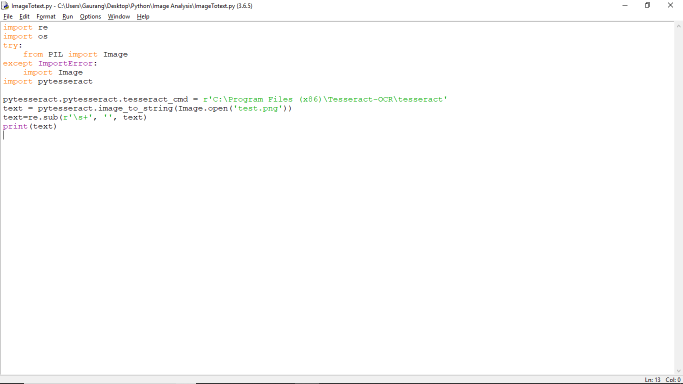
#> input picture Get All Images/test.png, 1366 x 768 px (shown at 1/2 size)
$ python -i All.py   (imports and definitions only)   (older library calls are emulated)
#> lines starting #> are read from the running program, lines starting #| are printed output that depends on the picture; after the words box and inside, x2 and y2 are one past the last pixel; in counts of white or black regions, pixels touching at a corner belong together
import cv2
import pytesseract
import numpy as np
import re
import os, sys
try:
    from PIL import Image
except ImportError:
    import Image
import pytesseract


# [64 lines left out: functions boxeveryword, boundingbox, not called in this run]


def opencv_gray(image):
     image = cv2.imread(image)
     gray_image = cv2.cvtColor(image, cv2.COLOR_BGR2GRAY)
     cv2.imshow("Original", image)
     cv2.imshow("Original- gray", gray_image)
     cv2.waitKey(0)
     cv2.destroyAllWindows()


def resize(image):
     img = Image.open(image) # image extension *.png,*.jpg
     new_width  = 200
     new_height = 300
     img = img.resize((new_width, new_height), Image.ANTIALIAS)
     img.save(image)
     opencv_gray(image)


def rotate(image_path, degrees_to_rotate, saved_location):
    """
    Rotate the given photo the amount of given degreesk, show it and save it

    @param image_path: The path to the image to edit
    @param degrees_to_rotate: The number of degrees to rotate the image
    @param saved_location: Path to save the cropped image
    """
    image_obj = Image.open(image_path)
    rotated_image = image_obj.rotate(degrees_to_rotate)
    rotated_image.save(saved_location)
    rotated_image.show()
    resize(image_path)

# [8 lines left out: function rotate_2, not called in this run]


def flip_image(image, saved_location):
    """
    Flip or mirror the image

    @param image_path: The path to the image to edit
    @param saved_location: Path to save the cropped image
    """
    image_obj = Image.open(image)
    rotated_image = image_obj.transpose(Image.FLIP_LEFT_RIGHT)
    rotated_image.save(saved_location)
    rotated_image.show()
    rotate(image, 90, image)

def noisecancel(image):
     #noise cancellation

     # load color image
     im = cv2.imread(image)

     # smooth the image with alternative closing and opening
     # with an enlarging kernel
     morph = im.copy()

     kernel = cv2.getStructuringElement(cv2.MORPH_RECT, (1, 1))
     morph = cv2.morphologyEx(morph, cv2.MORPH_CLOSE, kernel)
     morph = cv2.morphologyEx(morph, cv2.MORPH_OPEN, kernel)

     kernel = cv2.getStructuringElement(cv2.MORPH_RECT, (2, 2))

     # take morphological gradient
     gradient_image = cv2.morphologyEx(morph, cv2.MORPH_GRADIENT, kernel)

     # split the gradient image into channels
     image_channels = np.split(np.asarray(gradient_image), 3, axis=2)

     channel_height, channel_width, _ = image_channels[0].shape

     # apply Otsu threshold to each channel
     for i in range(0, 3):
         _, image_channels[i] = cv2.threshold(~image_channels[i], 0, 255, cv2.THRESH_OTSU | cv2.THRESH_BINARY)
         image_channels[i] = np.reshape(image_channels[i], newshape=(channel_height, channel_width, 1))

     # merge the channels
     image_channels = np.concatenate((image_channels[0], image_channels[1], image_channels[2]), axis=2)

     # save the denoised image
     noise = cv2.imwrite(image, image_channels)
     #cv2.imshow('Noise.png',image_channels)
     flip_image(image , image)


def sharp(image):
     #Linux window/threading setup code.
     cv2.startWindowThread()
     cv2.namedWindow("Original")
     cv2.namedWindow("Sharpen")

     #Load source / input image as grayscale, also works on color images...
     imgIn = cv2.imread(image, cv2.IMREAD_GRAYSCALE)
     cv2.imshow("Original", imgIn)


     #Create the identity filter, but with the 1 shifted to the right!
     kernel = np.zeros( (9,9), np.float32)
     kernel[4,4] = 2.0   #Identity, times two!

     #Create a box filter:
     boxFilter = np.ones( (9,9), np.float32) / 81.0

     #Subtract the two:
     kernel = kernel - boxFilter


     #Note that we are subject to overflow and underflow here...but I believe that
     # filter2D clips top and bottom ranges on the output, plus you'd need a
     # very bright or very dark pixel surrounded by the opposite type.

     custom = cv2.filter2D(imgIn, -1, kernel)
     #cv2.imshow("Sharpen", custom)
     cv2.imwrite(image , custom)
     cv2.waitKey(0)
     noisecancel(image)

def binary(image):
#> called with image = 'test.png'
     image_file = Image.open(image) # open colour image
#> image_file is the input picture: PIL image 1366x768 RGBA; mean R, G, B, A 252.3, 252.2, 252, 255
     image_file = image_file.convert('1') # convert image to black and white
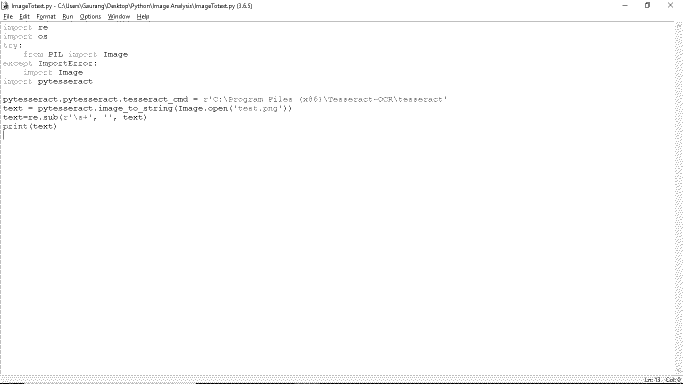
#> image_file: PIL image 1366x768 1 (shown at 1/2 size); 98.9% white; black in thin lines or dots
     image_file.save(image)
     sharp(image)
#> in noisecancel, `im = cv2.imread(image)`: im: shape (768, 1366, 3); 98.9% white; black in thin lines or dots
#> in noisecancel, `gradient_image = cv2.morphologyEx(morph, cv2.MORPH_GRADIENT, kernel)`:
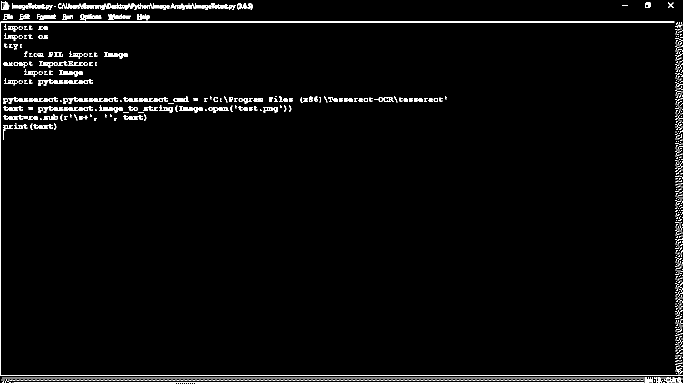
#> gradient_image: shape (768, 1366, 3) (shown at 1/2 size); 2.8% white in thin lines or dots
#> in noisecancel, `image_channels = np.split(np.asarray(gradient_image), 3, axis=2)`: image_channels = 3 items
#> in noisecancel, `image_channels = np.concatenate((image_channels[0], image_channels[1],..`:
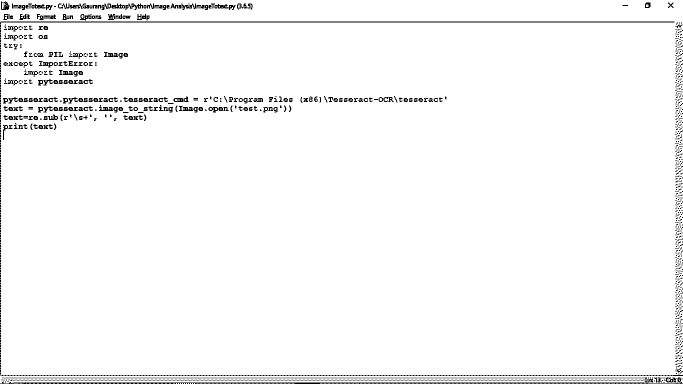
#> image_channels: shape (768, 1366, 3) (shown at 1/2 size); 97.2% white; black in thin lines or dots
#> in flip_image, `rotated_image = image_obj.transpose(Image.FLIP_LEFT_RIGHT)`:
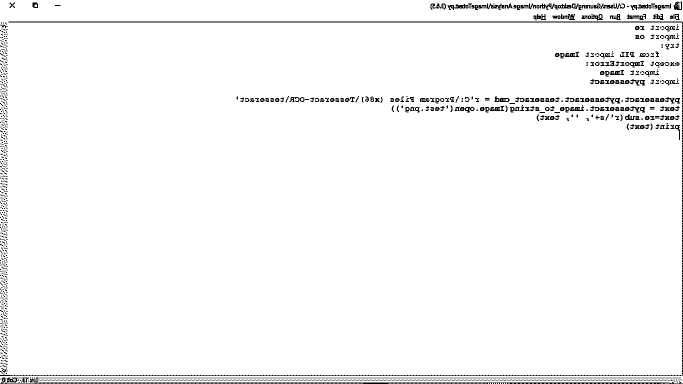
#> rotated_image: PIL image 1366x768 RGB (shown at 1/2 size); 97.2% white; black in thin lines or dots
#> in rotate, `rotated_image = image_obj.rotate(degrees_to_rotate)`:
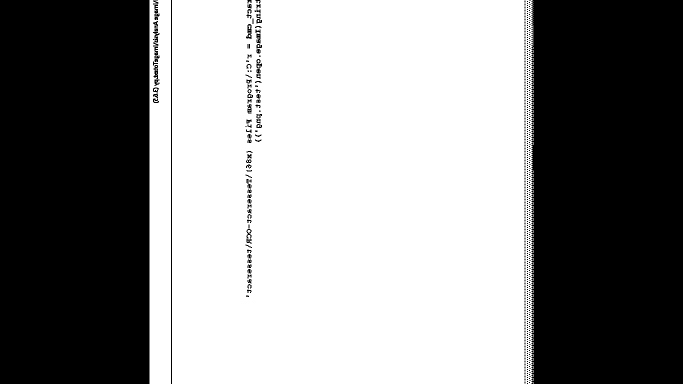
#> rotated_image: PIL image 1366x768 RGB (shown at 1/2 size); 55.2% white; 744 black regions (656 under 20 px), largest, box (x1, y1, x2, y2) and area: (1063, 0, 1366, 768) 231401, (0, 0, 299, 768) 229632, (342, 0, 344, 768) 1536
#> in resize, `img = img.resize((new_width, new_height), Image.ANTIALIAS)`:
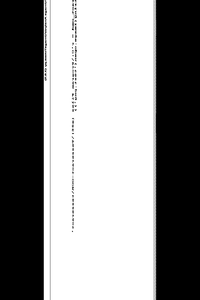
#> img: PIL image 200x300 RGB; min 0, max 255, mean 140.7

# [15 lines left out: functions imagetotext, main, not called in this run]
        # [12 lines of commented-out code are left out]

# [2 lines not run here, left out]

>>> result = binary('test.png')

$ run again, on rotated_mantis.png
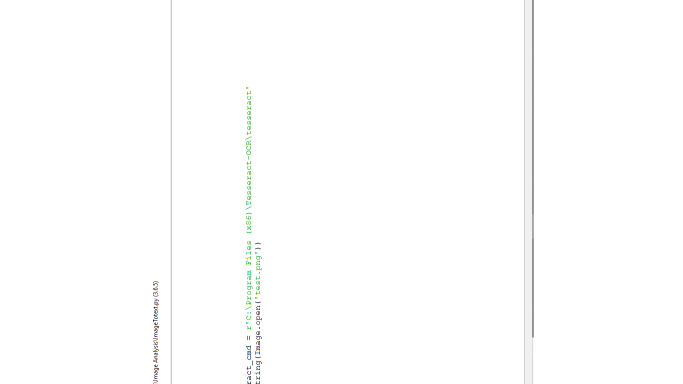
#> input picture rotated_mantis.png, 1366 x 768 px (shown at 1/2 size)
#> in binary, image_file is the input picture: PIL image 1366x768 RGBA; mean R, G, B, A 142.3, 142.4, 142.3, 143.4
#> in binary, `image_file = image_file.convert('1')`:
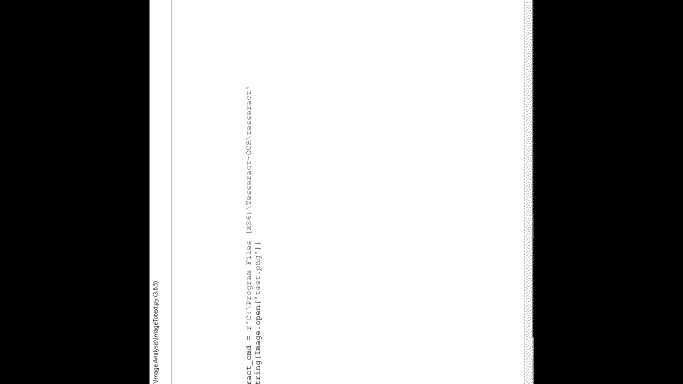
#> image_file: PIL image 1366x768 1 (shown at 1/2 size); 55.8% white; 1642 black regions (1620 under 20 px), largest, box (x1, y1, x2, y2) and area: (1065, 0, 1366, 768) 230832, (0, 0, 299, 768) 229632, (307, 613, 315, 627) 42
#> gradient_image: shape (768, 1366, 3); 1.1% white in thin lines or dots, all inside (x1, y1, x2, y2) = (299, 0, 1068, 768)
#> in noisecancel, `image_channels = np.split(np.asarray(gradient_image), 3, axis=2)`: image_channels = 3 items
#> in resize, `img = img.resize((new_width, new_height), Image.ANTIALIAS)`:
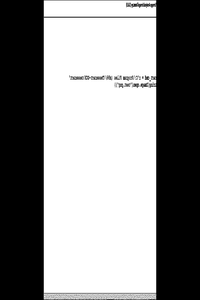
#> img: PIL image 200x300 RGB; min 0, max 255, mean 140.5

$ run again, on flip.png
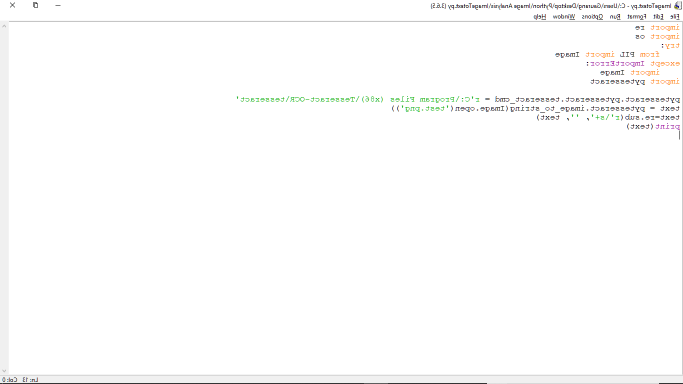
#> input picture flip.png, 1366 x 768 px (shown at 1/2 size)
#> in binary, image_file is the input picture: PIL image 1366x768 RGBA; mean R, G, B, A 252.3, 252.2, 252, 255
#> image_file: PIL image 1366x768 1; 98.9% white; black in thin lines or dots
#> im: shape (768, 1366, 3); 98.9% white; black in thin lines or dots
#> in noisecancel, `gradient_image = cv2.morphologyEx(morph, cv2.MORPH_GRADIENT, kernel)`:
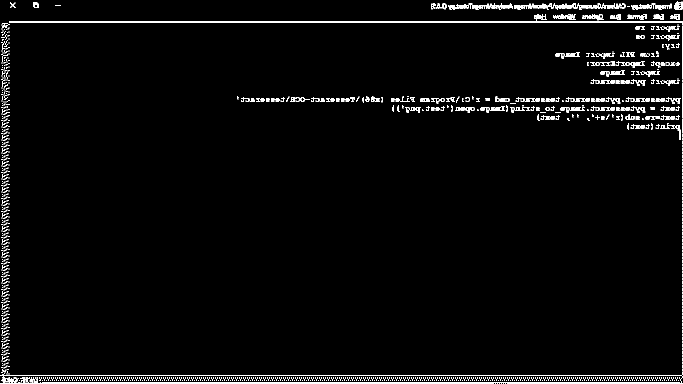
#> gradient_image: shape (768, 1366, 3) (shown at 1/2 size); 2.8% white in thin lines or dots
#> in noisecancel, `image_channels = np.split(np.asarray(gradient_image), 3, axis=2)`: image_channels = 3 items
#> in resize, `img = img.resize((new_width, new_height), Image.ANTIALIAS)`:
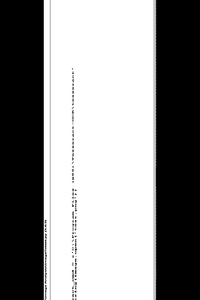
#> img: PIL image 200x300 RGB; min 0, max 255, mean 140.7
